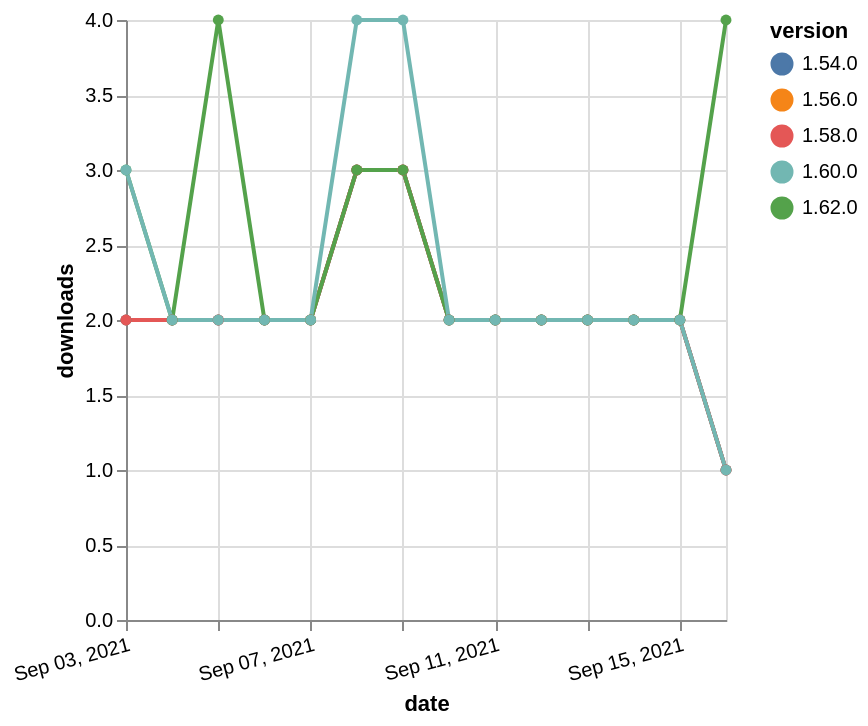

The Vega-Lite source for this figure:
### Vega-Lite specification from a JSON file in a GitHub repository (floating-point values rounded to 4 significant figures)
{"$schema": "https://vega.github.io/schema/vega-lite/v5.json", "description": "A simple bar chart with embedded data.", "data": {"values": [{"date": "2021-09-03", "total": 1458, "delta": 2, "version": "1.56.0"}, {"date": "2021-09-04", "total": 1460, "delta": 2, "version": "1.56.0"}, {"date": "2021-09-05", "total": 1462, "delta": 2, "version": "1.56.0"}, {"date": "2021-09-06", "total": 1464, "delta": 2, "version": "1.56.0"}, {"date": "2021-09-07", "total": 1466, "delta": 2, "version": "1.56.0"}, {"date": "2021-09-08", "total": 1469, "delta": 3, "version": "1.56.0"}, {"date": "2021-09-09", "total": 1472, "delta": 3, "version": "1.56.0"}, {"date": "2021-09-10", "total": 1474, "delta": 2, "version": "1.56.0"}, {"date": "2021-09-11", "total": 1476, "delta": 2, "version": "1.56.0"}, {"date": "2021-09-12", "total": 1478, "delta": 2, "version": "1.56.0"}, {"date": "2021-09-13", "total": 1480, "delta": 2, "version": "1.56.0"}, {"date": "2021-09-14", "total": 1482, "delta": 2, "version": "1.56.0"}, {"date": "2021-09-15", "total": 1484, "delta": 2, "version": "1.56.0"}, {"date": "2021-09-16", "total": 1485, "delta": 1, "version": "1.56.0"}, {"date": "2021-09-03", "total": 1649, "delta": 2, "version": "1.54.0"}, {"date": "2021-09-04", "total": 1651, "delta": 2, "version": "1.54.0"}, {"date": "2021-09-05", "total": 1653, "delta": 2, "version": "1.54.0"}, {"date": "2021-09-06", "total": 1655, "delta": 2, "version": "1.54.0"}, {"date": "2021-09-07", "total": 1657, "delta": 2, "version": "1.54.0"}, {"date": "2021-09-08", "total": 1660, "delta": 3, "version": "1.54.0"}, {"date": "2021-09-09", "total": 1663, "delta": 3, "version": "1.54.0"}, {"date": "2021-09-10", "total": 1665, "delta": 2, "version": "1.54.0"}, {"date": "2021-09-11", "total": 1667, "delta": 2, "version": "1.54.0"}, {"date": "2021-09-12", "total": 1669, "delta": 2, "version": "1.54.0"}, {"date": "2021-09-13", "total": 1671, "delta": 2, "version": "1.54.0"}, {"date": "2021-09-14", "total": 1673, "delta": 2, "version": "1.54.0"}, {"date": "2021-09-15", "total": 1675, "delta": 2, "version": "1.54.0"}, {"date": "2021-09-16", "total": 1676, "delta": 1, "version": "1.54.0"}, {"date": "2021-09-03", "total": 999, "delta": 2, "version": "1.58.0"}, {"date": "2021-09-04", "total": 1001, "delta": 2, "version": "1.58.0"}, {"date": "2021-09-05", "total": 1003, "delta": 2, "version": "1.58.0"}, {"date": "2021-09-06", "total": 1005, "delta": 2, "version": "1.58.0"}, {"date": "2021-09-07", "total": 1007, "delta": 2, "version": "1.58.0"}, {"date": "2021-09-08", "total": 1010, "delta": 3, "version": "1.58.0"}, {"date": "2021-09-09", "total": 1013, "delta": 3, "version": "1.58.0"}, {"date": "2021-09-10", "total": 1015, "delta": 2, "version": "1.58.0"}, {"date": "2021-09-11", "total": 1017, "delta": 2, "version": "1.58.0"}, {"date": "2021-09-12", "total": 1019, "delta": 2, "version": "1.58.0"}, {"date": "2021-09-13", "total": 1021, "delta": 2, "version": "1.58.0"}, {"date": "2021-09-14", "total": 1023, "delta": 2, "version": "1.58.0"}, {"date": "2021-09-15", "total": 1025, "delta": 2, "version": "1.58.0"}, {"date": "2021-09-16", "total": 1026, "delta": 1, "version": "1.58.0"}, {"date": "2021-09-03", "total": 222, "delta": 3, "version": "1.62.0"}, {"date": "2021-09-04", "total": 224, "delta": 2, "version": "1.62.0"}, {"date": "2021-09-05", "total": 228, "delta": 4, "version": "1.62.0"}, {"date": "2021-09-06", "total": 230, "delta": 2, "version": "1.62.0"}, {"date": "2021-09-07", "total": 232, "delta": 2, "version": "1.62.0"}, {"date": "2021-09-08", "total": 235, "delta": 3, "version": "1.62.0"}, {"date": "2021-09-09", "total": 238, "delta": 3, "version": "1.62.0"}, {"date": "2021-09-10", "total": 240, "delta": 2, "version": "1.62.0"}, {"date": "2021-09-11", "total": 242, "delta": 2, "version": "1.62.0"}, {"date": "2021-09-12", "total": 244, "delta": 2, "version": "1.62.0"}, {"date": "2021-09-13", "total": 246, "delta": 2, "version": "1.62.0"}, {"date": "2021-09-14", "total": 248, "delta": 2, "version": "1.62.0"}, {"date": "2021-09-15", "total": 250, "delta": 2, "version": "1.62.0"}, {"date": "2021-09-16", "total": 254, "delta": 4, "version": "1.62.0"}, {"date": "2021-09-03", "total": 712, "delta": 3, "version": "1.60.0"}, {"date": "2021-09-04", "total": 714, "delta": 2, "version": "1.60.0"}, {"date": "2021-09-05", "total": 716, "delta": 2, "version": "1.60.0"}, {"date": "2021-09-06", "total": 718, "delta": 2, "version": "1.60.0"}, {"date": "2021-09-07", "total": 720, "delta": 2, "version": "1.60.0"}, {"date": "2021-09-08", "total": 724, "delta": 4, "version": "1.60.0"}, {"date": "2021-09-09", "total": 728, "delta": 4, "version": "1.60.0"}, {"date": "2021-09-10", "total": 730, "delta": 2, "version": "1.60.0"}, {"date": "2021-09-11", "total": 732, "delta": 2, "version": "1.60.0"}, {"date": "2021-09-12", "total": 734, "delta": 2, "version": "1.60.0"}, {"date": "2021-09-13", "total": 736, "delta": 2, "version": "1.60.0"}, {"date": "2021-09-14", "total": 738, "delta": 2, "version": "1.60.0"}, {"date": "2021-09-15", "total": 740, "delta": 2, "version": "1.60.0"}, {"date": "2021-09-16", "total": 741, "delta": 1, "version": "1.60.0"}]}, "width": "container", "mark": {"type": "line", "point": {"filled": true}}, "encoding": {"x": {"field": "date", "type": "temporal", "timeUnit": "yearmonthdate", "title": "date", "axis": {"labelAngle": -15}}, "y": {"field": "delta", "type": "quantitative", "title": "downloads"}, "color": {"field": "version", "type": "nominal"}, "tooltip": {"field": "delta"}}}
